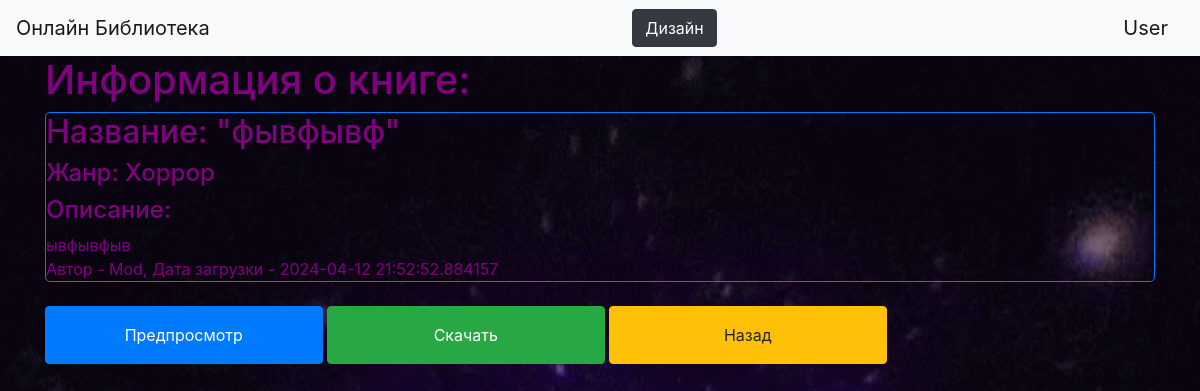
/description/3 (signed in), run on the app's committed database.
### data/users.py (models this page shows, shortened)
class User(SqlAlchemyBase, UserMixin):
    __tablename__ = 'users'
    id = sqlalchemy.Column(sqlalchemy.Integer,
                           primary_key=True, autoincrement=True)
    name = sqlalchemy.Column(sqlalchemy.String, nullable=True)
    about = sqlalchemy.Column(sqlalchemy.String, nullable=True)
    email = sqlalchemy.Column(sqlalchemy.String,
                              index=True, unique=True, nullable=True)
    hashed_password = sqlalchemy.Column(sqlalchemy.String, nullable=True)
    created_date = sqlalchemy.Column(sqlalchemy.DateTime,
                                     default=datetime.datetime.now)
    moderator = sqlalchemy.Column(sqlalchemy.Boolean, nullable=False, default=False)
    verified = sqlalchemy.Column(sqlalchemy.Boolean, nullable=False, default=False)
    banned = sqlalchemy.Column(sqlalchemy.Boolean, nullable=False, default=False)
    ban_reason = sqlalchemy.Column(sqlalchemy.String, nullable=True, default=None)
    books = orm.relationship("Books", back_populates='user', lazy='subquery')

### data/books.py (models this page shows, shortened)
class Books(SqlAlchemyBase):
    __tablename__ = 'books'
    id = sqlalchemy.Column(sqlalchemy.Integer,
                           primary_key=True, autoincrement=True)
    name = sqlalchemy.Column(sqlalchemy.String, nullable=False)
    description = sqlalchemy.Column(sqlalchemy.String, nullable=True)
    main_genre = sqlalchemy.Column(sqlalchemy.String, nullable=False)
    created_date = sqlalchemy.Column(sqlalchemy.DateTime,
                                     default=datetime.datetime.now)
    under_moderation = sqlalchemy.Column(sqlalchemy.Boolean, default=True)
    user_id = sqlalchemy.Column(sqlalchemy.Integer, sqlalchemy.ForeignKey("users.id"))
    user = orm.relationship('User', lazy='subquery')

### main.py (the view)
@app.route("/description/<int:id>", methods=["GET"])  # Меню с полной информацией о книге
def desc(id):
    if maintenance:
        return render_template('maintenance.html', reason=reason)
    db_sess = db_session.create_session()
    try:
        check = db_sess.query(User).filter(User.id == current_user.id).first()
        if check.banned == True:
            db_sess.expunge_all()
            db_sess.close()
            return render_template("ban_page.html", reason=check.ban_reason)
    except AttributeError:
        pass
    book = db_sess.query(Books).filter(Books.id == id).first()
    if book:
        db_sess.expunge_all()
        db_sess.close()
        return render_template("desc.html", book=book)
    else:
        abort(404)

### data/db_session.py (called while the page is built)
def create_session() -> Session:
    global __factory
    return __factory()

### main.py (called while the page is built)
@login_manager.user_loader
def load_user(user_id):  # Создание сессии
    db_sess = db_session.create_session()
    return db_sess.query(User).get(user_id)

### templates/desc.html (shortened to what this page needs)
{% extends "base.html" %}
{% block content %}
<link rel="stylesheet" type="text/css" href="static/css/text.css">
<h1>Информация о книге:</h1>
<div class="border rounded-lg border-primary">
    <h2>Название: "{{book.name}}"</h2>
    <h4>Жанр: {{book.main_genre}}</h4>
    <div>
        <h4>Описание:</h4>
        {{book.description}}
    </div>
    <div>
        Автор - {{book.user.name}}, Дата загрузки - {{book.created_date}}
    </div>
</div>
<br>
<div>
    <a href="/view/{{ book.id }}" class="btn btn-primary w-25 p-3">Предпросмотр</a>
    <a class="btn btn-success w-25 p-3" href="/download/{{ book.id }}">Скачать</a>
    <a href="/" class="btn btn-warning w-25 p-3">Назад</a>
</div>
{% endblock %}

### templates/base.html (shortened to what this page needs)
<!doctype html>
<html lang="en">
<head>
    <link rel="stylesheet"
          href="https://stackpath.bootstrapcdn.com/bootstrap/4.4.1/css/bootstrap.min.css"
>
    {% if not 'disable_css' in session %}
    <link rel="stylesheet" type="text/css" href="{{ url_for('static', filename='css/text.css') }}">
    {% endif %}
</head>
<body>
<header>
    <nav class="navbar navbar-light bg-light">
        <a class="navbar-brand" href="/">Онлайн Библиотека</a>
        <a href="/disable-css" class="btn btn-dark">Дизайн</a>
        {% if current_user.is_authenticated %}
        {% if mod and current_user.email != 'leon134134@yandex.ru': %}
        <a class="navbar-brand" href="/logout">{{ current_user.name }} (МОДЕР.)</a>
        {% elif current_user.email == "leon134134@yandex.ru" %}
        <a class="navbar-brand" href="/logout">{{ current_user.name }} (АДМИН.)</a>
        {% else %}
        <a class="navbar-brand" href="/logout">{{ current_user.name }}</a>
        {% endif %}
        {% else %}
        <p>
            <a class="btn btn-primary " href="/register">Зарегистрироваться</a>
            <a class="btn btn-success" href="/login">Войти</a>
        </p>
        {% endif %}
    </nav>
</header>
<main role="main" class="container">
    {% block content %}{% endblock %}
</main>
</body>
</html>

### static/css/text.css (style rules this page uses)
h1 { color: purple; }
h2 { color: purple; }
h4 { color: purple; }
div { color: purple; }
body { color: purple; }

### data on the page
User: name "User"
Books: name "фывфывф", main_genre "Хоррор", description "ывфывфыв", created_date "2024-04-12 21:52:52.884157"
User: user.name "Mod"
